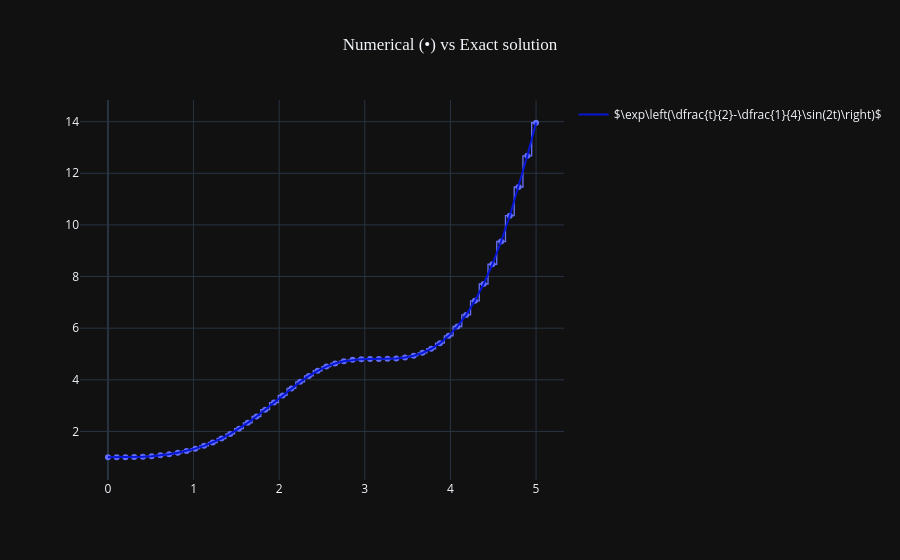

Notebook source saved alongside this figure:
### Markdown cell above
Plotting the result against the exact solution

### Code cell
from utils.visualization import init, plot, gen_disc_scatter

init()

fig = plot(solution, [0, 5], color='royalblue', label=label)
fig = gen_disc_scatter(fig, tt, uu, opacity=-.8)
fig.update_layout(title=dict(text='Numerical (•) vs Exact solution', 
                             x=0.5, 
                             font_family='Times New Roman'))
fig.show()
